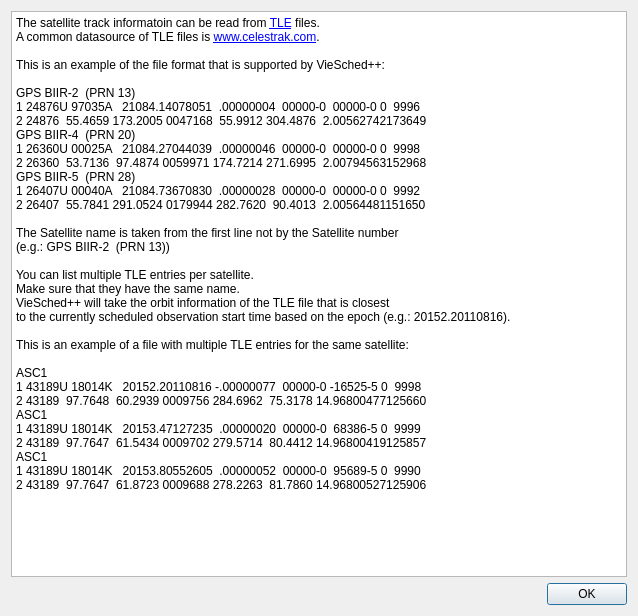
<?xml version="1.0" encoding="UTF-8"?>
<ui version="4.0">
 <class>TleFormat</class>
 <widget class="QDialog" name="TleFormat">
  <property name="geometry">
   <rect>
    <x>0</x>
    <y>0</y>
    <width>638</width>
    <height>616</height>
   </rect>
  </property>
  <property name="windowTitle">
   <string>Dialog</string>
  </property>
  <layout class="QVBoxLayout" name="verticalLayout">
   <item>
    <widget class="QTextBrowser" name="textBrowser">
     <property name="styleSheet">
      <string notr="true"/>
     </property>
     <property name="lineWrapMode">
      <enum>QTextEdit::NoWrap</enum>
     </property>
     <property name="readOnly">
      <bool>true</bool>
     </property>
     <property name="html">
      <string>&lt;!DOCTYPE HTML PUBLIC &quot;-//W3C//DTD HTML 4.0//EN&quot; &quot;http://www.w3.org/TR/REC-html40/strict.dtd&quot;&gt;
&lt;html&gt;&lt;head&gt;&lt;meta name=&quot;qrichtext&quot; content=&quot;1&quot; /&gt;&lt;style type=&quot;text/css&quot;&gt;
p, li { white-space: pre-wrap; }
&lt;/style&gt;&lt;/head&gt;&lt;body style=&quot; font-family:'Sans Serif'; font-size:9pt; font-weight:400; font-style:normal;&quot;&gt;
&lt;p style=&quot; margin-top:0px; margin-bottom:0px; margin-left:0px; margin-right:0px; -qt-block-indent:0; text-indent:0px;&quot;&gt;The satellite track informatoin can be read from &lt;a href=&quot;https://www.celestrak.com/NORAD/documentation/tle-fmt.php&quot;&gt;&lt;span style=&quot; text-decoration: underline; color:#0000ff;&quot;&gt;TLE&lt;/span&gt;&lt;/a&gt; files.&lt;/p&gt;
&lt;p style=&quot; margin-top:0px; margin-bottom:0px; margin-left:0px; margin-right:0px; -qt-block-indent:0; text-indent:0px;&quot;&gt;A common datasource of TLE files is &lt;a href=&quot;https://www.celestrak.com/NORAD/elements/&quot;&gt;&lt;span style=&quot; text-decoration: underline; color:#0000ff;&quot;&gt;www.celestrak.com&lt;/span&gt;&lt;/a&gt;&lt;span style=&quot; font-family:'monospace';&quot;&gt;.&lt;/span&gt;&lt;/p&gt;
&lt;p style=&quot;-qt-paragraph-type:empty; margin-top:0px; margin-bottom:0px; margin-left:0px; margin-right:0px; -qt-block-indent:0; text-indent:0px; font-family:'monospace';&quot;&gt;&lt;br /&gt;&lt;/p&gt;
&lt;p style=&quot; margin-top:0px; margin-bottom:0px; margin-left:0px; margin-right:0px; -qt-block-indent:0; text-indent:0px;&quot;&gt;&lt;span style=&quot; font-family:'monospace';&quot;&gt;This is an example of the file format that is supported by VieSched++:&lt;/span&gt;&lt;/p&gt;
&lt;p style=&quot;-qt-paragraph-type:empty; margin-top:0px; margin-bottom:0px; margin-left:0px; margin-right:0px; -qt-block-indent:0; text-indent:0px; font-family:'monospace';&quot;&gt;&lt;br /&gt;&lt;/p&gt;
&lt;p style=&quot; margin-top:0px; margin-bottom:0px; margin-left:0px; margin-right:0px; -qt-block-indent:0; text-indent:0px;&quot;&gt;&lt;span style=&quot; font-family:'monospace';&quot;&gt;GPS BIIR-2  (PRN 13)    &lt;/span&gt;&lt;/p&gt;
&lt;p style=&quot; margin-top:0px; margin-bottom:0px; margin-left:0px; margin-right:0px; -qt-block-indent:0; text-indent:0px;&quot;&gt;&lt;span style=&quot; font-family:'monospace';&quot;&gt;1 24876U 97035A   21084.14078051  .00000004  00000-0  00000-0 0  9996&lt;/span&gt;&lt;/p&gt;
&lt;p style=&quot; margin-top:0px; margin-bottom:0px; margin-left:0px; margin-right:0px; -qt-block-indent:0; text-indent:0px;&quot;&gt;&lt;span style=&quot; font-family:'monospace';&quot;&gt;2 24876  55.4659 173.2005 0047168  55.9912 304.4876  2.00562742173649&lt;/span&gt;&lt;/p&gt;
&lt;p style=&quot; margin-top:0px; margin-bottom:0px; margin-left:0px; margin-right:0px; -qt-block-indent:0; text-indent:0px;&quot;&gt;&lt;span style=&quot; font-family:'monospace';&quot;&gt;GPS BIIR-4  (PRN 20)    &lt;/span&gt;&lt;/p&gt;
&lt;p style=&quot; margin-top:0px; margin-bottom:0px; margin-left:0px; margin-right:0px; -qt-block-indent:0; text-indent:0px;&quot;&gt;&lt;span style=&quot; font-family:'monospace';&quot;&gt;1 26360U 00025A   21084.27044039  .00000046  00000-0  00000-0 0  9998&lt;/span&gt;&lt;/p&gt;
&lt;p style=&quot; margin-top:0px; margin-bottom:0px; margin-left:0px; margin-right:0px; -qt-block-indent:0; text-indent:0px;&quot;&gt;&lt;span style=&quot; font-family:'monospace';&quot;&gt;2 26360  53.7136  97.4874 0059971 174.7214 271.6995  2.00794563152968&lt;/span&gt;&lt;/p&gt;
&lt;p style=&quot; margin-top:0px; margin-bottom:0px; margin-left:0px; margin-right:0px; -qt-block-indent:0; text-indent:0px;&quot;&gt;&lt;span style=&quot; font-family:'monospace';&quot;&gt;GPS BIIR-5  (PRN 28)    &lt;/span&gt;&lt;/p&gt;
&lt;p style=&quot; margin-top:0px; margin-bottom:0px; margin-left:0px; margin-right:0px; -qt-block-indent:0; text-indent:0px;&quot;&gt;&lt;span style=&quot; font-family:'monospace';&quot;&gt;1 26407U 00040A   21084.73670830  .00000028  00000-0  00000-0 0  9992&lt;/span&gt;&lt;/p&gt;
&lt;p style=&quot; margin-top:0px; margin-bottom:0px; margin-left:0px; margin-right:0px; -qt-block-indent:0; text-indent:0px;&quot;&gt;&lt;span style=&quot; font-family:'monospace';&quot;&gt;2 26407  55.7841 291.0524 0179944 282.7620  90.4013  2.00564481151650&lt;/span&gt;&lt;/p&gt;
&lt;p style=&quot;-qt-paragraph-type:empty; margin-top:0px; margin-bottom:0px; margin-left:0px; margin-right:0px; -qt-block-indent:0; text-indent:0px;&quot;&gt;&lt;br /&gt;&lt;/p&gt;
&lt;p style=&quot; margin-top:0px; margin-bottom:0px; margin-left:0px; margin-right:0px; -qt-block-indent:0; text-indent:0px;&quot;&gt;The Satellite name is taken from the first line not by the Satellite number &lt;/p&gt;
&lt;p style=&quot; margin-top:0px; margin-bottom:0px; margin-left:0px; margin-right:0px; -qt-block-indent:0; text-indent:0px;&quot;&gt;(e.g.: GPS BIIR-2  (PRN 13)) &lt;/p&gt;
&lt;p style=&quot;-qt-paragraph-type:empty; margin-top:0px; margin-bottom:0px; margin-left:0px; margin-right:0px; -qt-block-indent:0; text-indent:0px;&quot;&gt;&lt;br /&gt;&lt;/p&gt;
&lt;p style=&quot; margin-top:0px; margin-bottom:0px; margin-left:0px; margin-right:0px; -qt-block-indent:0; text-indent:0px;&quot;&gt;You can list multiple TLE entries per satellite. &lt;/p&gt;
&lt;p style=&quot; margin-top:0px; margin-bottom:0px; margin-left:0px; margin-right:0px; -qt-block-indent:0; text-indent:0px;&quot;&gt;Make sure that they have the same name. &lt;/p&gt;
&lt;p style=&quot; margin-top:0px; margin-bottom:0px; margin-left:0px; margin-right:0px; -qt-block-indent:0; text-indent:0px;&quot;&gt;VieSched++ will take the orbit information of the TLE file that is closest &lt;/p&gt;
&lt;p style=&quot; margin-top:0px; margin-bottom:0px; margin-left:0px; margin-right:0px; -qt-block-indent:0; text-indent:0px;&quot;&gt;to the currently scheduled observation start time based on the epoch (e.g.: &lt;span style=&quot; font-family:'monospace';&quot;&gt;20152.20110816&lt;/span&gt;). &lt;/p&gt;
&lt;p style=&quot;-qt-paragraph-type:empty; margin-top:0px; margin-bottom:0px; margin-left:0px; margin-right:0px; -qt-block-indent:0; text-indent:0px;&quot;&gt;&lt;br /&gt;&lt;/p&gt;
&lt;p style=&quot; margin-top:0px; margin-bottom:0px; margin-left:0px; margin-right:0px; -qt-block-indent:0; text-indent:0px;&quot;&gt;This is an example of a file with multiple TLE entries for the same satellite:&lt;/p&gt;
&lt;p style=&quot;-qt-paragraph-type:empty; margin-top:0px; margin-bottom:0px; margin-left:0px; margin-right:0px; -qt-block-indent:0; text-indent:0px;&quot;&gt;&lt;br /&gt;&lt;/p&gt;
&lt;p style=&quot; margin-top:0px; margin-bottom:0px; margin-left:0px; margin-right:0px; -qt-block-indent:0; text-indent:0px;&quot;&gt;&lt;span style=&quot; font-family:'monospace';&quot;&gt;ASC1&lt;/span&gt;&lt;/p&gt;
&lt;p style=&quot; margin-top:0px; margin-bottom:0px; margin-left:0px; margin-right:0px; -qt-block-indent:0; text-indent:0px;&quot;&gt;&lt;span style=&quot; font-family:'monospace';&quot;&gt;1 43189U 18014K   20152.20110816 -.00000077  00000-0 -16525-5 0  9998&lt;/span&gt;&lt;/p&gt;
&lt;p style=&quot; margin-top:0px; margin-bottom:0px; margin-left:0px; margin-right:0px; -qt-block-indent:0; text-indent:0px;&quot;&gt;&lt;span style=&quot; font-family:'monospace';&quot;&gt;2 43189  97.7648  60.2939 0009756 284.6962  75.3178 14.96800477125660&lt;/span&gt;&lt;/p&gt;
&lt;p style=&quot; margin-top:0px; margin-bottom:0px; margin-left:0px; margin-right:0px; -qt-block-indent:0; text-indent:0px;&quot;&gt;&lt;span style=&quot; font-family:'monospace';&quot;&gt;ASC1&lt;/span&gt;&lt;/p&gt;
&lt;p style=&quot; margin-top:0px; margin-bottom:0px; margin-left:0px; margin-right:0px; -qt-block-indent:0; text-indent:0px;&quot;&gt;&lt;span style=&quot; font-family:'monospace';&quot;&gt;1 43189U 18014K   20153.47127235  .00000020  00000-0  68386-5 0  9999&lt;/span&gt;&lt;/p&gt;
&lt;p style=&quot; margin-top:0px; margin-bottom:0px; margin-left:0px; margin-right:0px; -qt-block-indent:0; text-indent:0px;&quot;&gt;&lt;span style=&quot; font-family:'monospace';&quot;&gt;2 43189  97.7647  61.5434 0009702 279.5714  80.4412 14.96800419125857&lt;/span&gt;&lt;/p&gt;
&lt;p style=&quot; margin-top:0px; margin-bottom:0px; margin-left:0px; margin-right:0px; -qt-block-indent:0; text-indent:0px;&quot;&gt;&lt;span style=&quot; font-family:'monospace';&quot;&gt;ASC1&lt;/span&gt;&lt;/p&gt;
&lt;p style=&quot; margin-top:0px; margin-bottom:0px; margin-left:0px; margin-right:0px; -qt-block-indent:0; text-indent:0px;&quot;&gt;&lt;span style=&quot; font-family:'monospace';&quot;&gt;1 43189U 18014K   20153.80552605  .00000052  00000-0  95689-5 0  9990&lt;/span&gt;&lt;/p&gt;
&lt;p style=&quot; margin-top:0px; margin-bottom:0px; margin-left:0px; margin-right:0px; -qt-block-indent:0; text-indent:0px;&quot;&gt;&lt;span style=&quot; font-family:'monospace';&quot;&gt;2 43189  97.7647  61.8723 0009688 278.2263  81.7860 14.96800527125906&lt;/span&gt;&lt;/p&gt;
&lt;p style=&quot;-qt-paragraph-type:empty; margin-top:0px; margin-bottom:0px; margin-left:0px; margin-right:0px; -qt-block-indent:0; text-indent:0px; font-family:'monospace';&quot;&gt;&lt;br /&gt;&lt;/p&gt;&lt;/body&gt;&lt;/html&gt;</string>
     </property>
     <property name="openExternalLinks">
      <bool>true</bool>
     </property>
    </widget>
   </item>
   <item>
    <widget class="QDialogButtonBox" name="buttonBox">
     <property name="orientation">
      <enum>Qt::Horizontal</enum>
     </property>
     <property name="standardButtons">
      <set>QDialogButtonBox::Ok</set>
     </property>
    </widget>
   </item>
  </layout>
 </widget>
 <resources/>
 <connections>
  <connection>
   <sender>buttonBox</sender>
   <signal>accepted()</signal>
   <receiver>TleFormat</receiver>
   <slot>accept()</slot>
   <hints>
    <hint type="sourcelabel">
     <x>248</x>
     <y>254</y>
    </hint>
    <hint type="destinationlabel">
     <x>157</x>
     <y>274</y>
    </hint>
   </hints>
  </connection>
  <connection>
   <sender>buttonBox</sender>
   <signal>rejected()</signal>
   <receiver>TleFormat</receiver>
   <slot>reject()</slot>
   <hints>
    <hint type="sourcelabel">
     <x>316</x>
     <y>260</y>
    </hint>
    <hint type="destinationlabel">
     <x>286</x>
     <y>274</y>
    </hint>
   </hints>
  </connection>
 </connections>
</ui>
